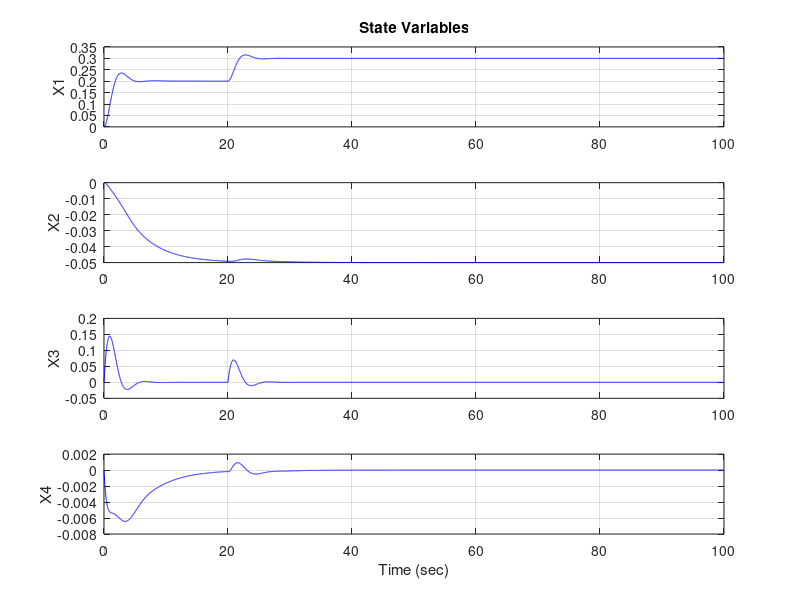
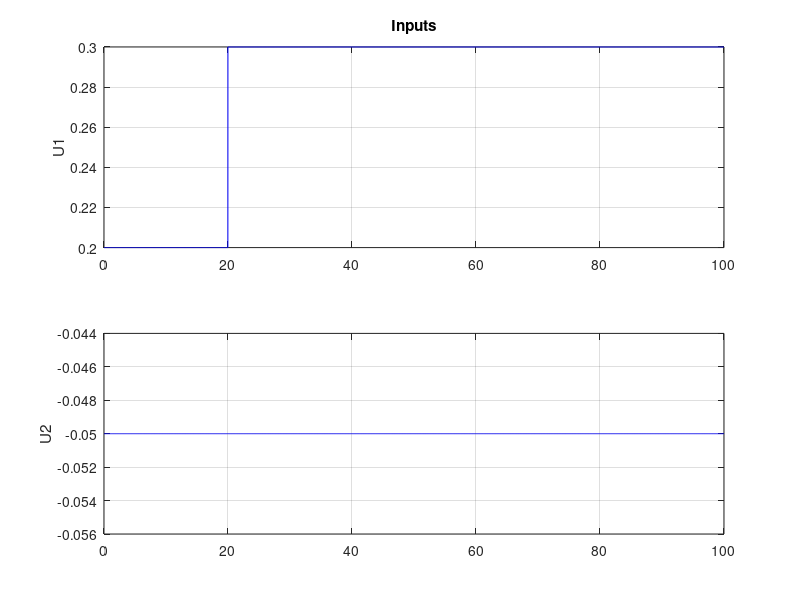
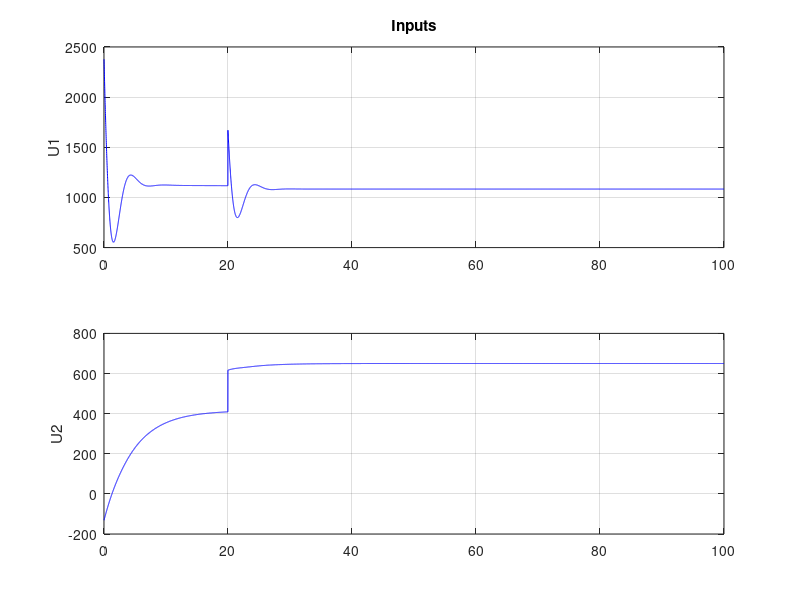
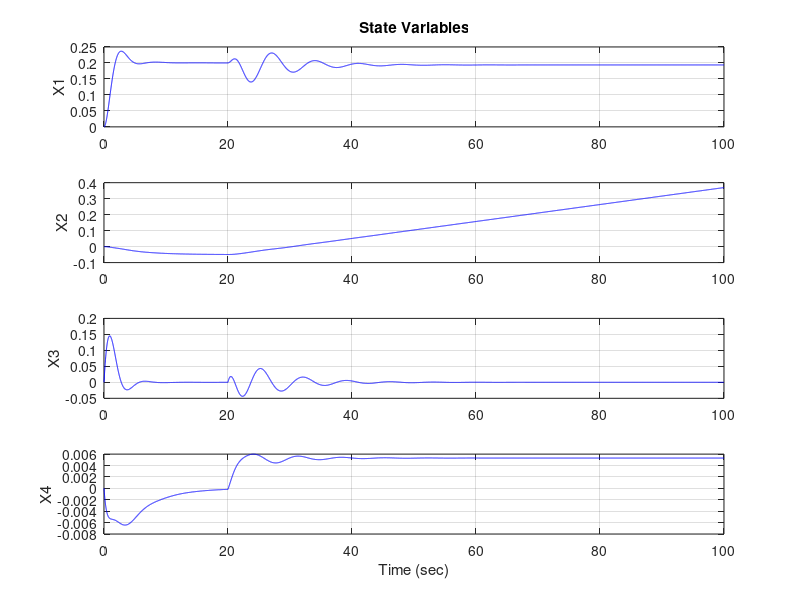

MATLAB code to generate these figures, in order:
%% LQR in Continous

A = [
         0         0    1.0000         0;
         0         0         0    1.0000;
   -0.8245         0   -0.2933         0;
   -0.0300         0         0   -1.2850];


B = [    0         0;
         0         0;
    0.1480e-3   -0.0009e-3;
   -0.0049e-3    0.0276e-3];

C = [1 0 0 0; 0 1 0 0];

D = zeros(2);


Q = [1e8 0 0 0;
     0 1e8 0 0;
     0 0 1 0;
     0 0 0 1];
R = [1 0; 0 1];

[K, S, e] = lqr(A,B,Q,R);

Ac = [(A-B*K)];
Bc = [-Ac];
Cc = [C];
Dc = zeros(2,4);

sys_cl = ss(Ac,Bc,Cc,Dc);

tFinal = 100;
time_total = 0:0.01:tFinal;

Ns = size(time_total);
Ns = Ns(2);

xd = [0.2;-0.05;0;0];
closed_loop_input=[xd(1)*ones(size(time_total));
                   xd(2)*ones(size(time_total));
                   xd(3)*ones(size(time_total));
                   xd(4)*ones(size(time_total))];
closed_loop_input(1,2000:end) = 0.3;
closed_loop_input(2,2000:end) = -0.05;


uk = zeros(2,Ns);
ud = zeros(2,Ns);

for i=1:Ns
    ud(:,i) = -inv(B'*B)*B'*A*closed_loop_input(:,i);
end

[output_closed_loop,time_closed_loop,state_closed_loop] = lsim(sys_cl,closed_loop_input,time_total);

state_closed_loop = state_closed_loop';
for i=1:Ns
   uk(:,i) = ud(:,i) - K*(state_closed_loop(:,i) - xd);
end

figure(1)
subplot(4,1,1),plot(time_total,state_closed_loop(1,:),'b-'),grid,ylabel("X1"),title('State Variables')
subplot(4,1,2),plot(time_total,state_closed_loop(2,:),'b-'),grid,ylabel("X2")
subplot(4,1,3),plot(time_total,state_closed_loop(3,:),'b-'),grid,ylabel("X3")
subplot(4,1,4),plot(time_total,state_closed_loop(4,:),'b-'),grid,ylabel("X4"),xlabel("Time (sec)")

figure(2)
subplot(2,1,1),plot(time_total,closed_loop_input(1,:),'b-'),grid,ylabel("U1"),title('Inputs')
subplot(2,1,2),plot(time_total,closed_loop_input(2,:),'b-'),grid,ylabel("U2")

figure(3)
subplot(2,1,1),plot(time_total,uk(1,:),'b-'),grid,ylabel("U1"),title('Inputs')
subplot(2,1,2),plot(time_total,uk(2,:),'b-'),grid,ylabel("U2")




% Now simulate the discrete system

dt_angles = 0.01;
sys_cont = ss(A,B,C,D);
sys_disc = c2d(sys_cont, dt_angles);



xk_disc = zeros(4,Ns);
uk_disc = zeros(2,Ns);

%us = zeros(2,Ns);
%xs = zeros(4,Ns);

for k=1:Ns-1

    xk_disc(:,k+1) = sys_disc.A*xk_disc(:,k) + sys_disc.B*uk(:,k);

end

figure(4)   % For Myself
subplot(4,1,1),plot(time_total,xk_disc(1,:),'b-'),grid,ylabel("X1"),title('State Variables')
subplot(4,1,2),plot(time_total,xk_disc(2,:),'b-'),grid,ylabel("X2")
subplot(4,1,3),plot(time_total,xk_disc(3,:),'b-'),grid,ylabel("X3")
subplot(4,1,4),plot(time_total,xk_disc(4,:),'b-'),grid,ylabel("X4"),xlabel("Time (sec)")

%% Code 1
%t = 0:0.01:100;
%samps = size(t);
%samp_s = samps(2);
%r = [1228.791 229.683] + zeros(samp_s,2);
%r(:,1) = r(:,1) + 0.3;


%[y,t,x] = lsim(sys_cl,r,t);

%figure(1)   % For Myself
%subplot(4,1,1),plot(t,x(:,1),'b-'),grid,ylabel("X1"),title('State Variables')
%subplot(4,1,2),plot(t,x(:,2),'b-'),grid,ylabel("X2")
%subplot(4,1,3),plot(t,x(:,3),'b-'),grid,ylabel("X3")
%subplot(4,1,4),plot(t,x(:,4),'b-'),grid,ylabel("X4"),xlabel("Time (sec)")

%figure(2)
%subplot(2,1,1),plot(t,r(:,1),'b-'),grid,ylabel("U1"),title('Inputs')
%subplot(2,1,2),plot(t,r(:,2),'b-'),grid,ylabel("U2")





%% Code 2

%states = {'pitch' 'yaw' 'pitch_dot' 'yaw_dot'};
%inputs = {'wm' 'wt'};
%outputs = {'pitch'; 'yaw'};

%sys_ol = ss(A,B,C,D);
%xd = [0.7;0.05;0;0];
%x0 = [0;0;0;0];

%ud = -inv(B'*B)*B'*A*xd;

%tFinal = 30;
%time_total = 0:0.01:tFinal;

%input_ud=ud*ones(size(time_total));

%[output_ud_only,time_ud_only,state_ud_only] = lsim(sys_ol,input_ud,time_total);

%figure(1)
%subplot(4,1,1),plot(time_total,state_ud_only(:,1),'b-'),grid,ylabel("X1"),title('State Variables')
%subplot(4,1,2),plot(time_total,state_ud_only(:,2),'b-'),grid,ylabel("X2")
%subplot(4,1,3),plot(time_total,state_ud_only(:,3),'b-'),grid,ylabel("X3")
%subplot(4,1,4),plot(time_total,state_ud_only(:,4),'b-'),grid,ylabel("X4"),xlabel("Time (sec)")

%figure(2)
%subplot(2,1,1),plot(time_total,input_ud(1,:),'b-'),grid,ylabel("U1"),title('Inputs')
%subplot(2,1,2),plot(time_total,input_ud(2,:),'b-'),grid,ylabel("U2")


















